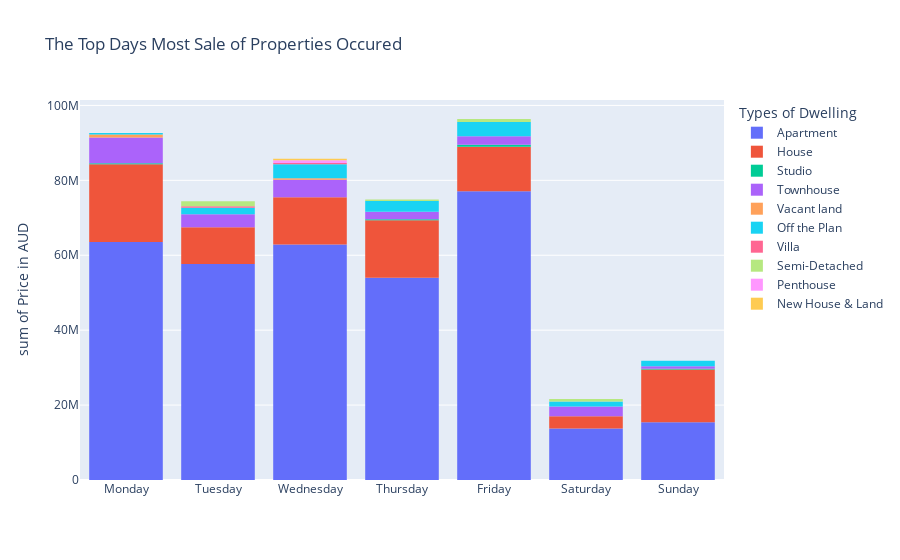

Here is the notebook cell this chart was saved with:
### Code cell
#to see on which day most properties were sold and which type.
px.histogram(property_list, x=property_list['day'].sort_values(), y='price', color = 'dwelling', nbins = 17, 
             title='The Top Days Most Sale of Properties Occured', 
             labels = {'x':"", 'dwelling': 'Types of Dwelling', 'price': 'Price in AUD'})

### Figure 1 — Plotly figure (JSON) as saved in the notebook; plotly's stock layout.template omitted (floating-point values rounded to 4 significant figures; data arrays with more than 128 entries replaced by an {"elided": "..."} marker saying what was removed)
{"data": [{"alignmentgroup": "True", "bingroup": "x", "histfunc": "sum", "hovertemplate": "Types of Dwelling=Apartment<br>=%{x}<br>sum of Price in AUD=%{y}<extra></extra>", "legendgroup": "Apartment", "marker": {"color": "#636efa"}, "name": "Apartment", "nbinsx": 17, "offsetgroup": "Apartment", "orientation": "v", "showlegend": true, "type": "histogram", "x": {"elided": "775 str values"}, "xaxis": "x", "y": {"elided": "775 int values"}, "yaxis": "y"}, {"alignmentgroup": "True", "bingroup": "x", "histfunc": "sum", "hovertemplate": "Types of Dwelling=House<br>=%{x}<br>sum of Price in AUD=%{y}<extra></extra>", "legendgroup": "House", "marker": {"color": "#EF553B"}, "name": "House", "nbinsx": 17, "offsetgroup": "House", "orientation": "v", "showlegend": true, "type": "histogram", "x": {"elided": "129 str values"}, "xaxis": "x", "y": {"elided": "129 int values"}, "yaxis": "y"}, {"alignmentgroup": "True", "bingroup": "x", "histfunc": "sum", "hovertemplate": "Types of Dwelling=Studio<br>=%{x}<br>sum of Price in AUD=%{y}<extra></extra>", "legendgroup": "Studio", "marker": {"color": "#00cc96"}, "name": "Studio", "nbinsx": 17, "offsetgroup": "Studio", "orientation": "v", "showlegend": true, "type": "histogram", "x": ["Monday", "Thursday", "Friday", "Friday", "Friday", "Sunday"], "xaxis": "x", "y": [270000, 230000, 180000, 180000, 180000, 200500], "yaxis": "y"}, {"alignmentgroup": "True", "bingroup": "x", "histfunc": "sum", "hovertemplate": "Types of Dwelling=Townhouse<br>=%{x}<br>sum of Price in AUD=%{y}<extra></extra>", "legendgroup": "Townhouse", "marker": {"color": "#ab63fa"}, "name": "Townhouse", "nbinsx": 17, "offsetgroup": "Townhouse", "orientation": "v", "showlegend": true, "type": "histogram", "x": ["Monday", "Monday", "Monday", "Monday", "Monday", "Monday", "Monday", "Monday", "Monday", "Monday", "Monday", "Monday", "Monday", "Tuesday", "Tuesday", "Tuesday", "Tuesday", "Tuesday", "Tuesday", "Tuesday", "Tuesday", "Wednesday", "Wednesday", "Wednesday", "Wednesday", "Wednesday", "Wednesday", "Wednesday", "Wednesday", "Wednesday", "Wednesday", "Wednesday", "Thursday", "Thursday", "Thursday", "Thursday", "Friday", "Friday", "Friday", "Friday", "Friday", "Friday", "Saturday", "Saturday", "Saturday", "Saturday", "Saturday", "Sunday"], "xaxis": "x", "y": [400000, 400000, 480000, 400000, 400000, 975000, 400000, 735000, 445000, 400000, 440000, 800000, 575000, 355000, 400000, 380000, 765000, 400000, 400000, 400000, 400000, 400000, 400000, 400000, 400000, 550000, 390000, 400000, 400000, 520000, 475000, 400000, 400000, 535000, 400000, 720000, 400000, 400000, 400000, 400000, 270000, 400000, 400000, 400000, 990000, 400000, 400000, 645000], "yaxis": "y"}, {"alignmentgroup": "True", "bingroup": "x", "histfunc": "sum", "hovertemplate": "Types of Dwelling=Vacant land<br>=%{x}<br>sum of Price in AUD=%{y}<extra></extra>", "legendgroup": "Vacant land", "marker": {"color": "#FFA15A"}, "name": "Vacant land", "nbinsx": 17, "offsetgroup": "Vacant land", "orientation": "v", "showlegend": true, "type": "histogram", "x": ["Monday", "Monday", "Wednesday"], "xaxis": "x", "y": [400000, 400000, 400000], "yaxis": "y"}, {"alignmentgroup": "True", "bingroup": "x", "histfunc": "sum", "hovertemplate": "Types of Dwelling=Off the Plan<br>=%{x}<br>sum of Price in AUD=%{y}<extra></extra>", "legendgroup": "Off the Plan", "marker": {"color": "#19d3f3"}, "name": "Off the Plan", "nbinsx": 17, "offsetgroup": "Off the Plan", "orientation": "v", "showlegend": true, "type": "histogram", "x": ["Monday", "Tuesday", "Tuesday", "Tuesday", "Wednesday", "Wednesday", "Wednesday", "Wednesday", "Wednesday", "Wednesday", "Thursday", "Thursday", "Thursday", "Thursday", "Thursday", "Friday", "Friday", "Friday", "Friday", "Friday", "Friday", "Friday", "Friday", "Friday", "Saturday", "Saturday", "Sunday", "Sunday", "Sunday"], "xaxis": "x", "y": [400000, 560000, 480000, 675000, 380000, 388000, 650000, 492000, 737000, 1050000, 410000, 400000, 1199000, 400000, 400000, 400000, 400000, 400000, 400000, 400000, 400000, 499000, 400000, 502000, 590000, 760000, 560000, 599000, 288400], "yaxis": "y"}, {"alignmentgroup": "True", "bingroup": "x", "histfunc": "sum", "hovertemplate": "Types of Dwelling=Villa<br>=%{x}<br>sum of Price in AUD=%{y}<extra></extra>", "legendgroup": "Villa", "marker": {"color": "#FF6692"}, "name": "Villa", "nbinsx": 17, "offsetgroup": "Villa", "orientation": "v", "showlegend": true, "type": "histogram", "x": ["Tuesday", "Wednesday"], "xaxis": "x", "y": [435000, 360000], "yaxis": "y"}, {"alignmentgroup": "True", "bingroup": "x", "histfunc": "sum", "hovertemplate": "Types of Dwelling=Semi-Detached<br>=%{x}<br>sum of Price in AUD=%{y}<extra></extra>", "legendgroup": "Semi-Detached", "marker": {"color": "#B6E880"}, "name": "Semi-Detached", "nbinsx": 17, "offsetgroup": "Semi-Detached", "orientation": "v", "showlegend": true, "type": "histogram", "x": ["Tuesday", "Tuesday", "Thursday", "Friday", "Friday", "Saturday"], "xaxis": "x", "y": [675000, 620000, 400000, 400000, 400000, 660000], "yaxis": "y"}, {"alignmentgroup": "True", "bingroup": "x", "histfunc": "sum", "hovertemplate": "Types of Dwelling=Penthouse<br>=%{x}<br>sum of Price in AUD=%{y}<extra></extra>", "legendgroup": "Penthouse", "marker": {"color": "#FF97FF"}, "name": "Penthouse", "nbinsx": 17, "offsetgroup": "Penthouse", "orientation": "v", "showlegend": true, "type": "histogram", "x": ["Wednesday"], "xaxis": "x", "y": [729500], "yaxis": "y"}, {"alignmentgroup": "True", "bingroup": "x", "histfunc": "sum", "hovertemplate": "Types of Dwelling=New House & Land<br>=%{x}<br>sum of Price in AUD=%{y}<extra></extra>", "legendgroup": "New House & Land", "marker": {"color": "#FECB52"}, "name": "New House & Land", "nbinsx": 17, "offsetgroup": "New House & Land", "orientation": "v", "showlegend": true, "type": "histogram", "x": ["Wednesday"], "xaxis": "x", "y": [400000], "yaxis": "y"}], "layout": {"barmode": "relative", "legend": {"title": {"text": "Types of Dwelling"}, "tracegroupgap": 0}, "title": {"text": "The Top Days Most Sale of Properties Occured"}, "xaxis": {"anchor": "y", "domain": [0, 1], "title": {"text": ""}}, "yaxis": {"anchor": "x", "domain": [0, 1], "title": {"text": "sum of Price in AUD"}}}}
